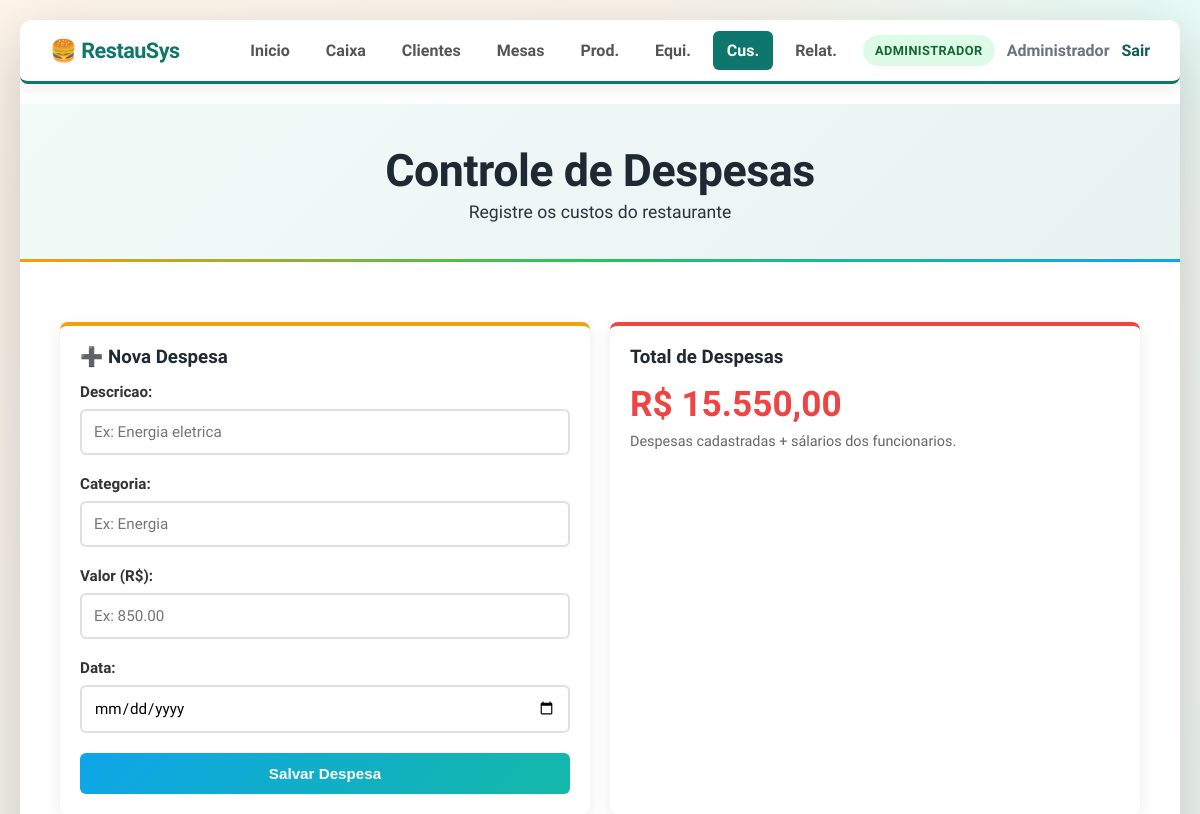
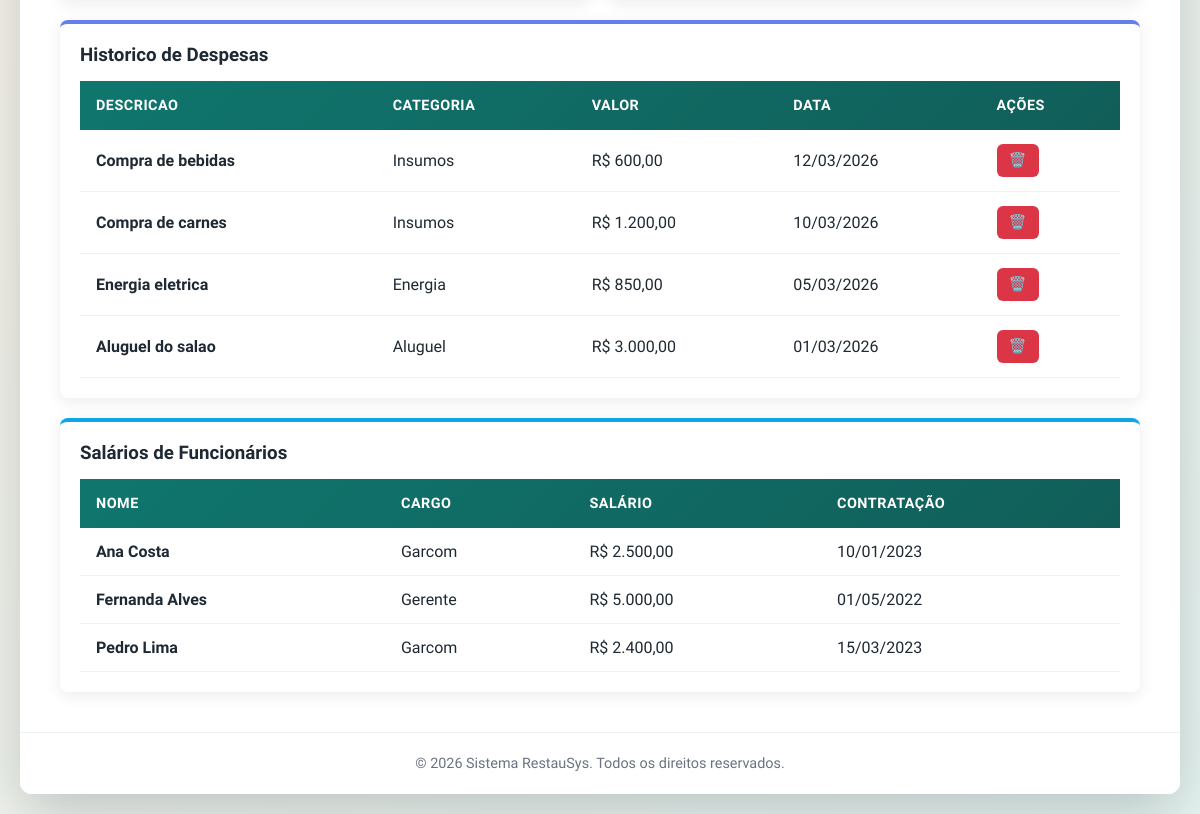
Page /pages/despesas.php (signed in) on the earlier database version (2 pictures, top to bottom).
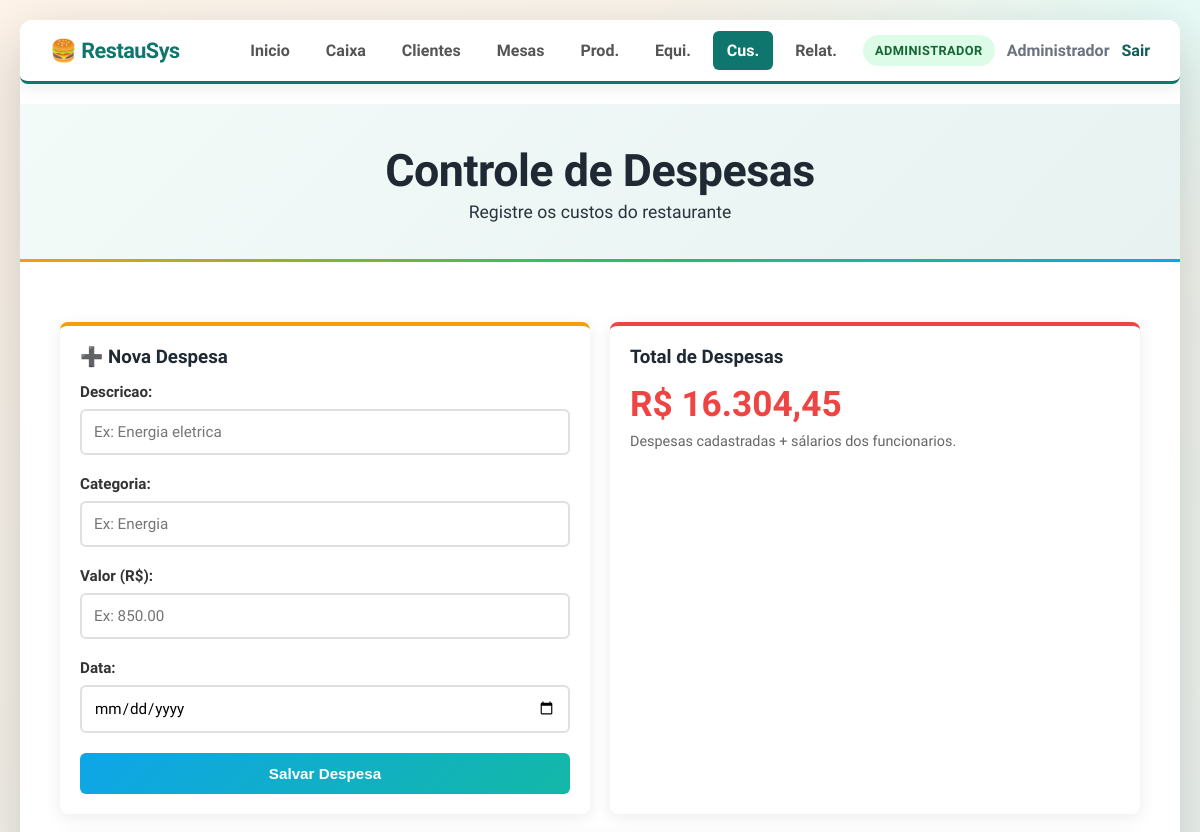
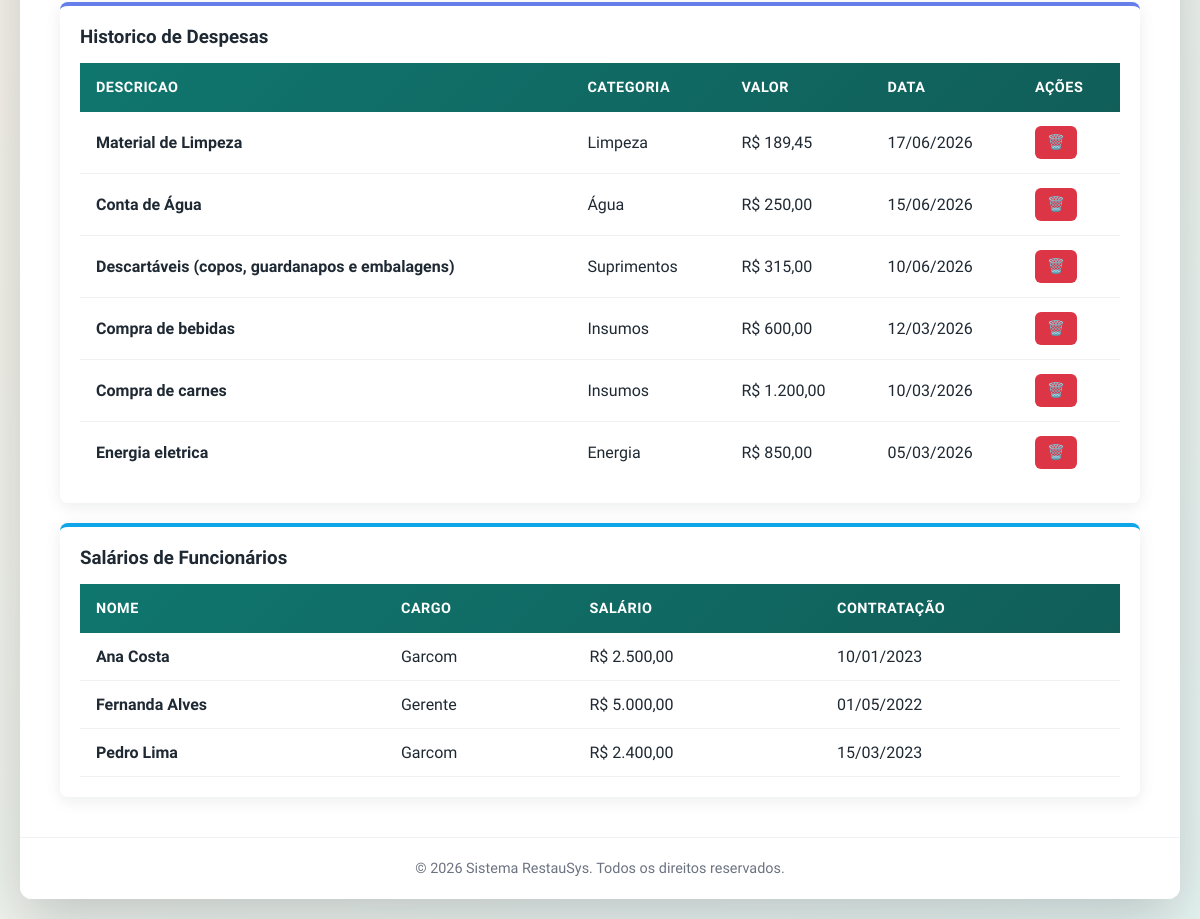
Same page on the later database version (2 pictures, top to bottom).
### tables this page shows
CREATE TABLE despesas (
    id_despesa INTEGER PRIMARY KEY AUTOINCREMENT,
    descricao TEXT NOT NULL,
    categoria TEXT NOT NULL,
    valor NUMERIC NOT NULL,
    data_despesa TEXT
);

CREATE TABLE funcionarios (
    id_funcionario INTEGER PRIMARY KEY AUTOINCREMENT,
    nome TEXT NOT NULL,
    cargo TEXT NOT NULL,
    salario NUMERIC,
    data_contratacao TEXT
);

### pages/despesas.php (the view, shortened to what the changed rows need)
<?php
require_once __DIR__ . "/../config/config.php";
$despesas = query_all("SELECT * FROM despesas ORDER BY data_despesa DESC, id_despesa DESC");
$funcionarios = query_all("SELECT id_funcionario, nome, cargo, salario, data_contratacao FROM funcionarios ORDER BY nome");
$total_despesas = query_one("SELECT SUM(valor) as total FROM despesas");
$total_salarios = query_one("SELECT SUM(salario) as total FROM funcionarios");
$valor_total = ($total_despesas["total"] ?? 0) + ($total_salarios["total"] ?? 0);
?>
<!DOCTYPE html>
<html lang="pt-BR">
<head>
    <link rel="stylesheet" href="../css/style.css">
</head>
<body>
    <div class="container">
        <?php render_navegacao('despesas', '../'); ?>
        <header>
            <div class="header-content">
                <h1>Controle de Despesas</h1>
            </div>
        </header>
        <main>
            <div class="dashboard-grid">
                <div class="card" style="border-top-color: #ef4444;">
                    <h3>Total de Despesas</h3>
                    <p style="font-size: 2.2em; font-weight: bold; color: #ef4444;">
                        R$ <?=number_format((float) $valor_total, 2, ",", ".")?>
                    </p>
                    <p style="color: #666; font-size: 0.9em; margin-top: 8px;">Despesas cadastradas + sálarios dos funcionarios.</p>
                </div>
                <div class="card" style="grid-column: span 2; border-top-color: #667eea;">
                    <div style="max-height: 420px; overflow-y: auto;">
                        <table class="tabela">
                            <thead>
                                <tr>
                                    <th>Descricao</th>
                                    <th>Categoria</th>
                                    <th>Valor</th>
                                    <th>Data</th>
                                    <th>Ações</th>
                                </tr>
                            </thead>
                            <tbody>
                                <?php foreach ($despesas as $d): ?>
                                    <tr>
                                        <td><strong><?=htmlspecialchars($d["descricao"])?></strong></td>
                                        <td><?=htmlspecialchars($d["categoria"])?></td>
                                        <td>R$ <?=number_format((float) $d["valor"], 2, ",", ".")?></td>
                                        <td>
                                            <?php if (!empty($d["data_despesa"])): ?>
                                                <?=date("d/m/Y", strtotime($d["data_despesa"]))?>
                                            <?php else: ?>
                                                -
                                            <?php endif; ?>
                                        </td>
                                        <td>
                                            <form method="POST" style="display:inline;" onsubmit="return confirm('Deseja realmente remover?');">
                                                <button type="submit" class="btn btn-remover" title="Remover">🗑️</button>
                                            </form>
                                        </td>
                                    </tr>
                                <?php endforeach; ?>
                            </tbody>
                        </table>
                    </div>
                </div>
                <div class="card" style="grid-column: span 2; border-top-color: #0ea5e9;">
                    <div style="max-height: 320px; overflow-y: auto;">
                        <table class="tabela">
                            <thead>
                                <tr>
                                    <th>Nome</th>
                                    <th>Cargo</th>
                                    <th>Salário</th>
                                    <th>Contratação</th>
                                </tr>
                            </thead>
                            <tbody>
                                <?php foreach ($funcionarios as $f): ?>
                                    <tr>
                                        <td><strong><?=htmlspecialchars($f["nome"])?></strong></td>
                                        <td><?=htmlspecialchars($f["cargo"])?></td>
                                        <td>
                                            <?php if ($f["salario"] !== null && $f["salario"] !== ""): ?>
                                                R$ <?=number_format((float) $f["salario"], 2, ",", ".")?>
                                            <?php else: ?>
                                                -
                                            <?php endif; ?>
                                        </td>
                                        <td>
                                            <?php if (!empty($f["data_contratacao"])): ?>
                                                <?=date("d/m/Y", strtotime($f["data_contratacao"]))?>
                                            <?php else: ?>
                                                -
                                            <?php endif; ?>
                                        </td>
                                    </tr>
                                <?php endforeach; ?>
                            </tbody>
                        </table>
                    </div>
                </div>
            </div>
        </main>
    </div>
</body>
</html>

### config/config.php (shortened to what the changed rows need)
<?php
$pdo = initialize_database(DB_PATH, false);
function query_one(string $sql, array $params = []): ?array
{
    global $pdo;
    $stmt = $pdo->prepare($sql);
    $stmt->execute($params);
    return $stmt->fetch() ?: null;
}
function query_all(string $sql, array $params = []): array
{
    global $pdo;
    $stmt = $pdo->prepare($sql);
    $stmt->execute($params);
    return $stmt->fetchAll() ?: [];
}
function render_navegacao(string $ativo, string $base_path = '../'): void
{
    $itens = [
        ['chave' => 'dashboard', 'titulo' => 'Inicio', 'href' => $base_path . 'index.php', 'roles' => [PERFIL_ADMIN, PERFIL_GARCOM]],
        ['chave' => 'pedidos', 'titulo' => 'Caixa', 'href' => $base_path . 'pages/pedidos.php', 'roles' => [PERFIL_ADMIN, PERFIL_GARCOM]],
        ['chave' => 'clientes', 'titulo' => 'Clientes', 'href' => $base_path . 'pages/clientes.php', 'roles' => [PERFIL_ADMIN, PERFIL_GARCOM]],
        ['chave' => 'mesas', 'titulo' => 'Mesas', 'href' => $base_path . 'pages/mesas.php', 'roles' => [PERFIL_ADMIN, PERFIL_GARCOM]],
        ['chave' => 'produtos', 'titulo' => 'Prod.', 'href' => $base_path . 'pages/produtos.php', 'roles' => [PERFIL_ADMIN, PERFIL_GARCOM]],
        ['chave' => 'funcionarios', 'titulo' => 'Equi.', 'href' => $base_path . 'pages/funcionarios.php', 'roles' => [PERFIL_ADMIN]],
        ['chave' => 'despesas', 'titulo' => 'Cus.', 'href' => $base_path . 'pages/despesas.php', 'roles' => [PERFIL_ADMIN]],
        ['chave' => 'relatorios', 'titulo' => 'Relat.', 'href' => $base_path . 'pages/relatorios.php', 'roles' => [PERFIL_ADMIN]],
    ];
    echo '<nav class="navbar">';
    echo '<div class="nav-right">';
    echo '<ul class="nav-links">';
    foreach ($itens as $item) {
        $classe_ativa = $item['chave'] === $ativo ? ' class="active"' : '';
        echo '<li><a' . $classe_ativa . ' href="' . htmlspecialchars($item['href']) . '">' . htmlspecialchars($item['titulo']) . '</a></li>';
    }
    echo '</ul>';
    echo '</div>';
    echo '</nav>';
}

Differences in the rows shown:
no longer on this page (row unchanged): despesas: descricao "Aluguel do salao", categoria "Aluguel", valor "3.000,00", data_despesa "01/03/2026"
added despesas: descricao "Material de Limpeza", categoria "Limpeza", valor "189,45", data_despesa "17/06/2026"
added despesas: descricao "Conta de Água", categoria "Água", valor "250,00", data_despesa "15/06/2026"
added despesas: descricao "Descartáveis (copos, guardanapos e embalagens)", categoria "Suprimentos", valor "315,00", data_despesa "10/06/2026"
Other differences:
$valor_total: "15.550,00" → "16.304,45"
